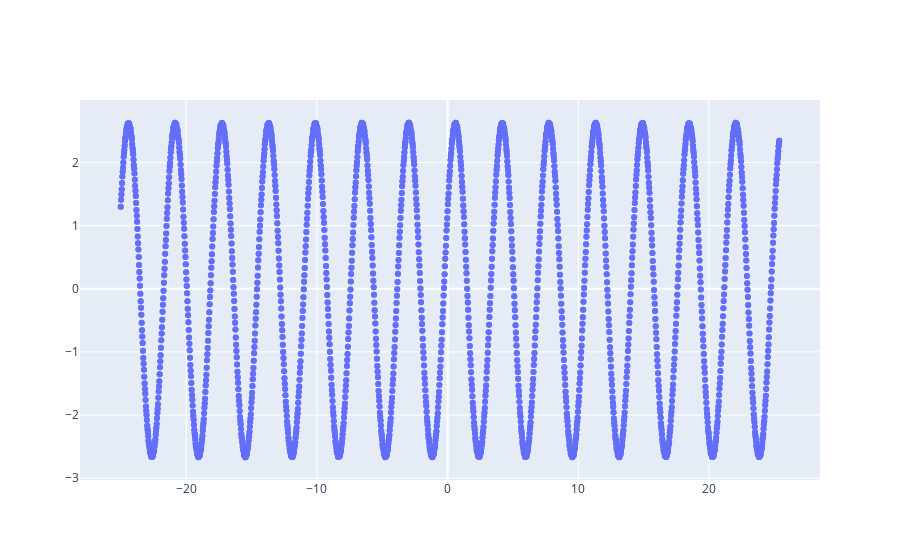

The notebook cell this image was saved under:
### Markdown cell above
## Draw from sanity check

### Code cell
fig = go.Figure(data=go.Scatter(
    x = time_values,
    y = time_series_B,
    mode = 'markers'
))

fig.show()

### Figure 1 — Plotly figure (JSON) as saved in the notebook; plotly's stock layout.template omitted (floating-point values rounded to 4 significant figures; data arrays with more than 128 entries replaced by an {"elided": "..."} marker saying what was removed)
{"data": [{"mode": "markers", "type": "scatter", "x": {"elided": "4032 float values"}, "y": {"elided": "4032 float values"}}], "layout": {}}
